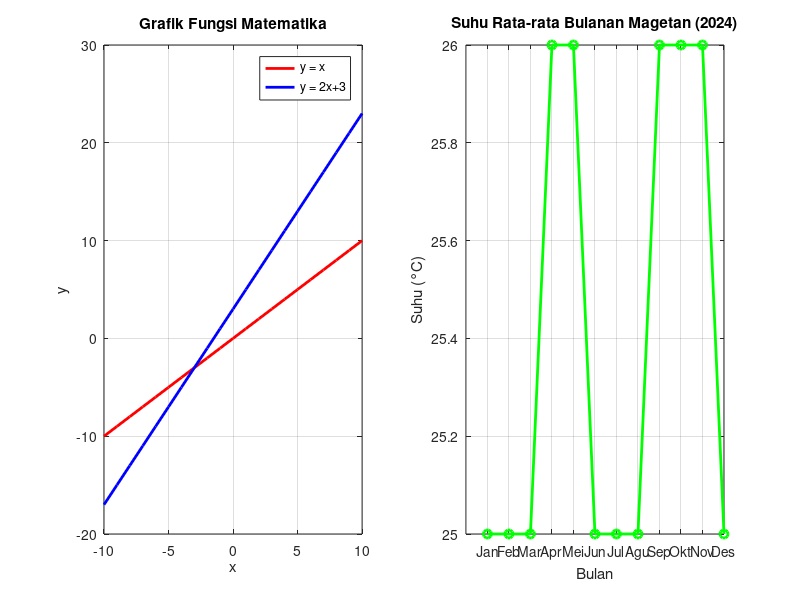

Write MATLAB code to recreate this figure.
% ======================================================
% Tugas Grafik 2D - Subplot
% Grafik Fungsi Matematika & Grafik Data Nyata
% ======================================================

% === Grafik 1: Fungsi Matematika (y = x dan y = 2x+3) ===
x = -10:1:10;
y1 = x;
y2 = 2*x + 3;

subplot(1,2,1);
plot(x, y1, 'r-', 'LineWidth', 2); hold on;
plot(x, y2, 'b-', 'LineWidth', 2); hold on;
grid on;
title('Grafik Fungsi Matematika');
xlabel('x');
ylabel('y');
legend('y = x', 'y = 2x+3');

% Data Nyata (Suhu Rata-rata Magetan 2024)
bulan = 1:12;
suhu_magetan = [25, 25, 25, 26, 26, 25, 25, 25, 26, 26, 26, 25];
% Sumber data: WeatherSpark (iklim rata-rata tahunan Magetan)

subplot(1,2,2);
plot(bulan, suhu_magetan, 'g-o', 'LineWidth', 2, 'MarkerSize', 6);
grid on;
title('Suhu Rata-rata Bulanan Magetan (2024)');
xlabel('Bulan');
ylabel('Suhu (°C)');
xticks(1:12);
xticklabels({'Jan','Feb','Mar','Apr','Mei','Jun','Jul','Agu','Sep','Okt','Nov','Des'});

